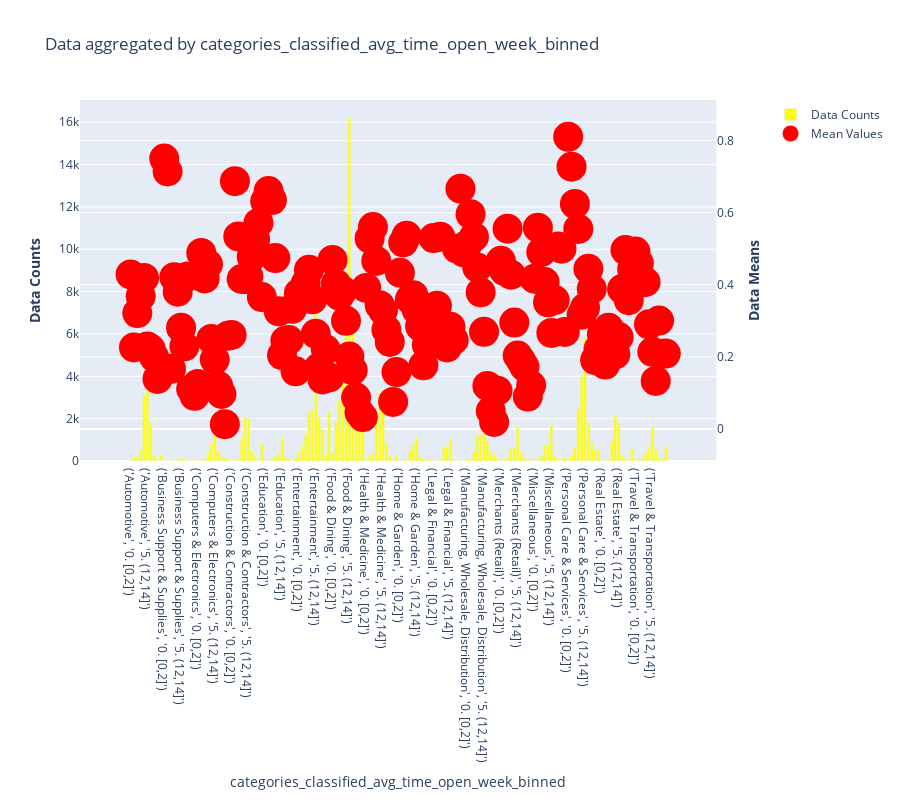

Write notebook code for a chart like this one.
### Markdown cell above
The reason might be that only specific businesses has short or long opening hours. Let's look at two-way graph where we add business categories.

### Code cell
fig = plots.investigate_categoric_variable(df, response, ['categories_classified', 'avg_time_open_week_binned'], ["Unknown"])
fig.update_layout(height=800)

### Figure 1 — Plotly figure (JSON) as saved in the notebook; plotly's stock layout.template omitted (floating-point values rounded to 4 significant figures; data arrays with more than 128 entries replaced by an {"elided": "..."} marker saying what was removed)
{"data": [{"marker": {"color": "yellow"}, "name": "Data Counts", "type": "bar", "x": {"elided": "160 str values"}, "xaxis": "x", "y": {"elided": "160 int values"}, "yaxis": "y"}, {"marker": {"color": "red", "size": 30}, "mode": "markers", "name": "Mean Values", "type": "scatter", "x": {"elided": "160 str values"}, "xaxis": "x", "y": {"elided": "160 float values"}, "yaxis": "y2"}], "layout": {"height": 800, "title": {"text": "Data aggregated by categories_classified_avg_time_open_week_binned"}, "xaxis": {"anchor": "y", "domain": [0, 0.94], "title": {"text": "categories_classified_avg_time_open_week_binned"}}, "yaxis": {"anchor": "x", "domain": [0, 1], "title": {"text": "<b>Data Counts</b>"}}, "yaxis2": {"anchor": "x", "overlaying": "y", "side": "right", "title": {"text": "<b>Data Means</b>"}}}}
